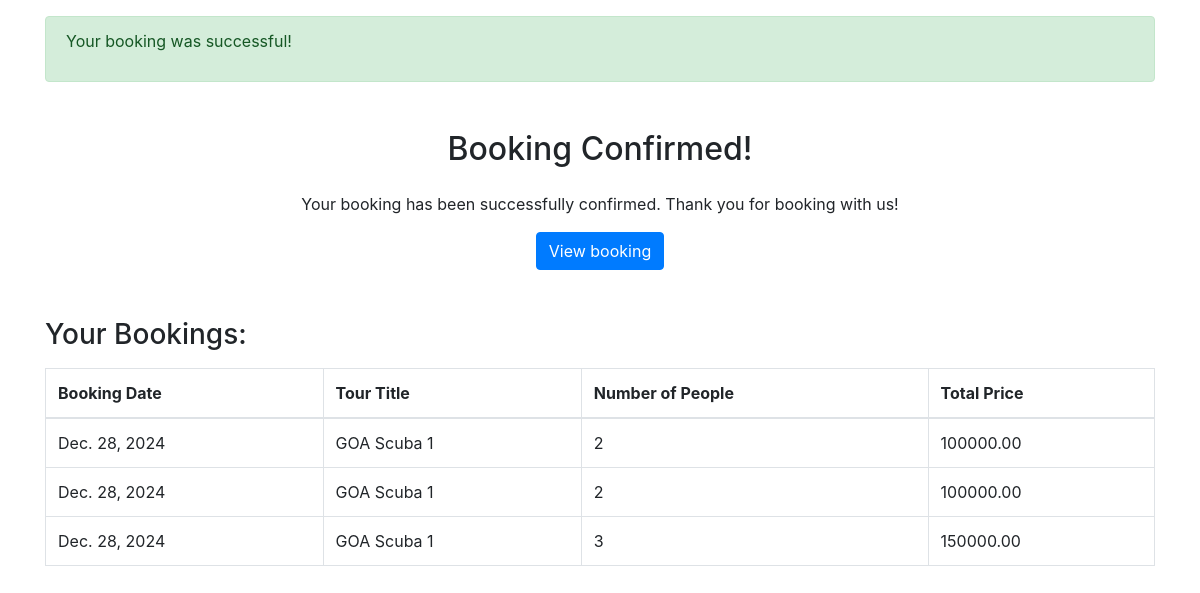
The app's page /Tour/booking_success/ (signed in), older data.
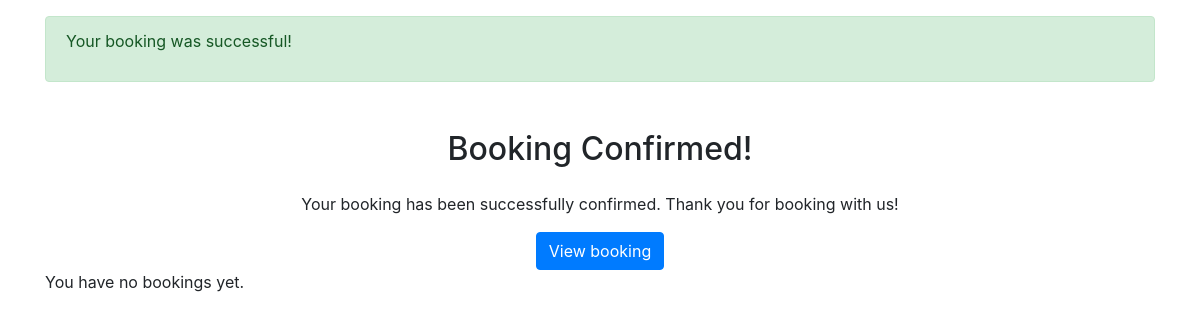
The same page, newer data.
### Tour/models.py (models this page shows, shortened)
class UserBooking(models.Model):
    user = models.ForeignKey(User, on_delete=models.CASCADE)
    tour = models.ForeignKey(Tour, on_delete=models.CASCADE)
    date = models.DateField()
    num_people = models.PositiveIntegerField(default=1)
    total_price = models.DecimalField(max_digits=10, decimal_places=2)
    status = models.CharField(max_length=20, choices=[('Pending', 'Pending'), ('Confirmed', 'Confirmed')])

### Manager/models.py (models this page shows, shortened)
class Tour(models.Model):
    LOCATION_CHOICES = [
        ('Manali', 'Manali'),
        ('Goa', 'Goa'),
        ('Jaipur', 'Jaipur'),
        ('Leh', 'Leh'),
        ('Rishikesh', 'Rishikesh'),
        ('Kerala', 'Kerala'),
        ('Andaman', 'Andaman'),
        ('Darjeeling', 'Darjeeling'),
        ('Shimla', 'Shimla'),
        ('Varanasi', 'Varanasi'),
    ]
    ADVENTURE_CHOICES = [
        ('Hiking', 'Hiking'),
        ('Scuba Diving', 'Scuba Diving'),
        ('Safari', 'Safari'),
        ('Skydiving', 'Skydiving'),
        ('Camping', 'Camping'),
        ('City Tour', 'City Tour'),
        ('Rafting', 'Rafting'),
    ]
    title = models.CharField(max_length=100)
    description = models.TextField()
    location = models.CharField(max_length=100, choices=LOCATION_CHOICES)
    adventure_type = models.CharField(max_length=100, choices=ADVENTURE_CHOICES)
    price = models.DecimalField(max_digits=8, decimal_places=2)
    start_date = models.DateField()
    end_date = models.DateField()
    created_by = models.ForeignKey(User, on_delete=models.CASCADE)
    max_group_size = models.PositiveIntegerField()
    itinerary = models.TextField(blank=True)
    image = models.ImageField(upload_to='tours/images/', blank=True, null=True)

### Tour/views.py (the view)
# urls.py: path('booking_success/', views.booking_success, name='booking_success'),
@login_required
def booking_success(request):
    messages.success(request, 'Your booking was successful!')
    user_bookings = UserBooking.objects.filter(user=request.user).order_by('date')
    return render(request, 'tour/booking_success.html', {'user_bookings': user_bookings})

### Templates/tour/booking_success.html (shortened to what this page needs)
<!DOCTYPE html>
<html lang="en">
<head>
    <link href="https://stackpath.bootstrapcdn.com/bootstrap/4.5.2/css/bootstrap.min.css" rel="stylesheet">
</head>
<body>
    <div class="container">
        {% block messages %}
            <div class="alert alert-success mt-3" role="alert">
                {% for message in messages %}
                    <p>{{ message }}</p>
                {% endfor %}
            </div>
        {% endblock %}
        <h2 class="text-center mt-5">Booking Confirmed!</h2>
        <div class="text-center mt-4">
            <p>Your booking has been successfully confirmed. Thank you for booking with us!</p>
            <a href="{% url 'Tour:user_bookings' %}" class="btn btn-primary">View booking</a>
        </div>
        {% if user_bookings %}
            <h3 class="mt-5">Your Bookings:</h3>
            <table class="table table-bordered mt-3">
                <thead>
                    <tr>
                        <th>Booking Date</th>
                        <th>Tour Title</th>
                        <th>Number of People</th>
                        <th>Total Price</th>
                    </tr>
                </thead>
                <tbody>
                    {% for booking in user_bookings %}
                        <tr>
                            <td>{{ booking.date }}</td>
                            <td>{{ booking.tour.title }}</td>
                            <td>{{ booking.num_people }}</td>
                            <td>{{ booking.total_price }}</td>
                        </tr>
                    {% endfor %}
                </tbody>
            </table>
        {% else %}
            <p>You have no bookings yet.</p>
        {% endif %}
    </div>
</body>
</html>

Row changes from the older to the newer data that the page shows:
removed UserBooking: date "Dec. 28, 2024", tour "GOA Scuba 1", num_people "2", total_price "100000.00"
removed UserBooking: date "Dec. 28, 2024", tour "GOA Scuba 1", num_people "2", total_price "100000.00"
no longer on this page (row edited): UserBooking: date "Dec. 28, 2024", tour "GOA Scuba 1", num_people "3", total_price "150000.00"
Text that changed along with them:
text no longer shown: "Your Bookings: Booking Date Tour Title Number of People Total Price"
text now shown: "You have no bookings yet."
